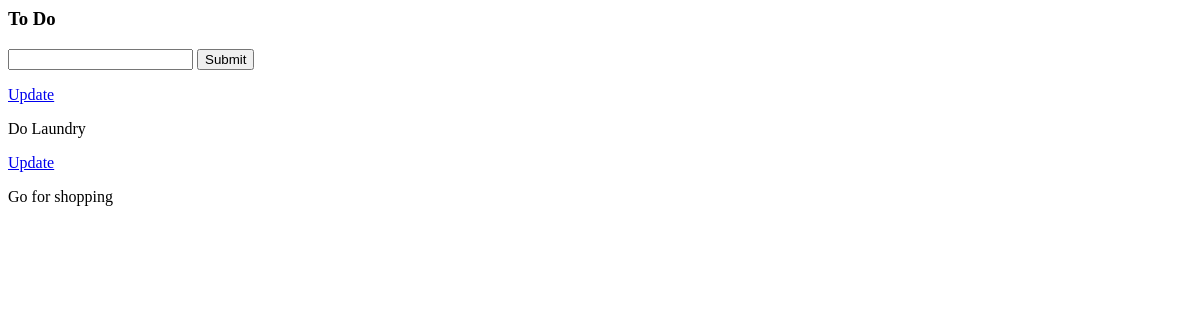
The app's page /, older data.
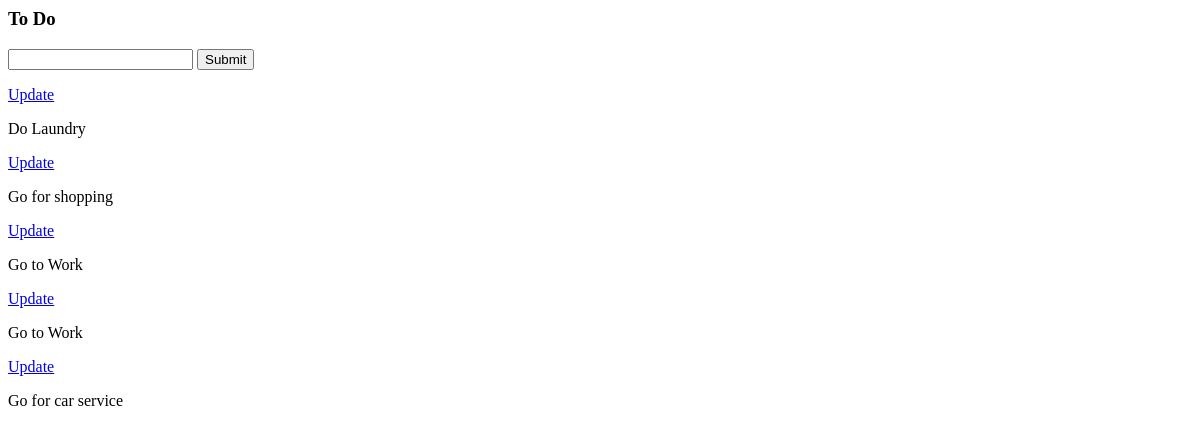
The same page, newer data.
### tasks/models.py (models this page shows)
class Task(models.Model):
    title = models.CharField(max_length=200)
    complete = models.BooleanField(default=False)
    created = models.DateTimeField(auto_now_add=True)
    def __str__(self):
        return self.title

### tasks/views.py (the view)
# urls.py: path('', views.index, name="list"),
def index(request):
    tasks = Task.objects.all()
    form = TaskForm()
    if request.method == 'POST':
        form = TaskForm(request.POST)
        if form.is_valid():
            form.save()
        return redirect('/')
    context = {'tasks':tasks, 'form':form}
    return render(request, 'tasks/list.html', context)

### tasks/forms.py
class TaskForm(forms.ModelForm):
    class Meta:
        model = Task
        fields = '__all__'

### tasks/templates/tasks/list.html (shortened to what this page needs)
<h3>To Do</h3>
<form method="POST" action="/">
    {{form.title}}
    <input type="submit" name="Create Task">
</form>
{% for task in tasks %}
    <div>
        <a href="{% url 'update_task' task.id %}">Update</a>
        <p>{{task}}</p>
    </div>
{% endfor %}

Row changes from the older to the newer data that the page shows:
added Task: title "Go to Work"
added Task: title "Go to Work"
added Task: title "Go for car service"
